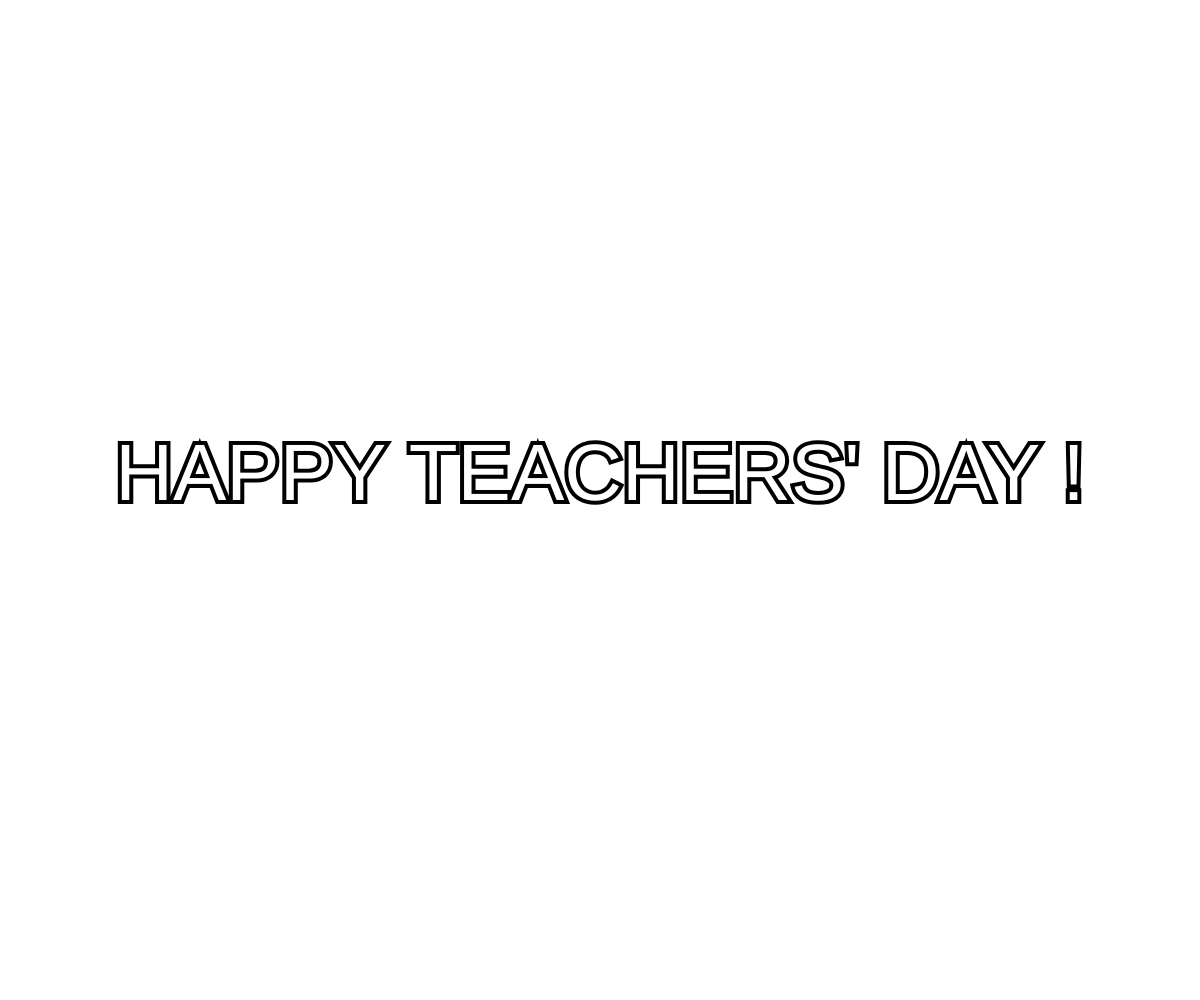
Frame 1 (no input)
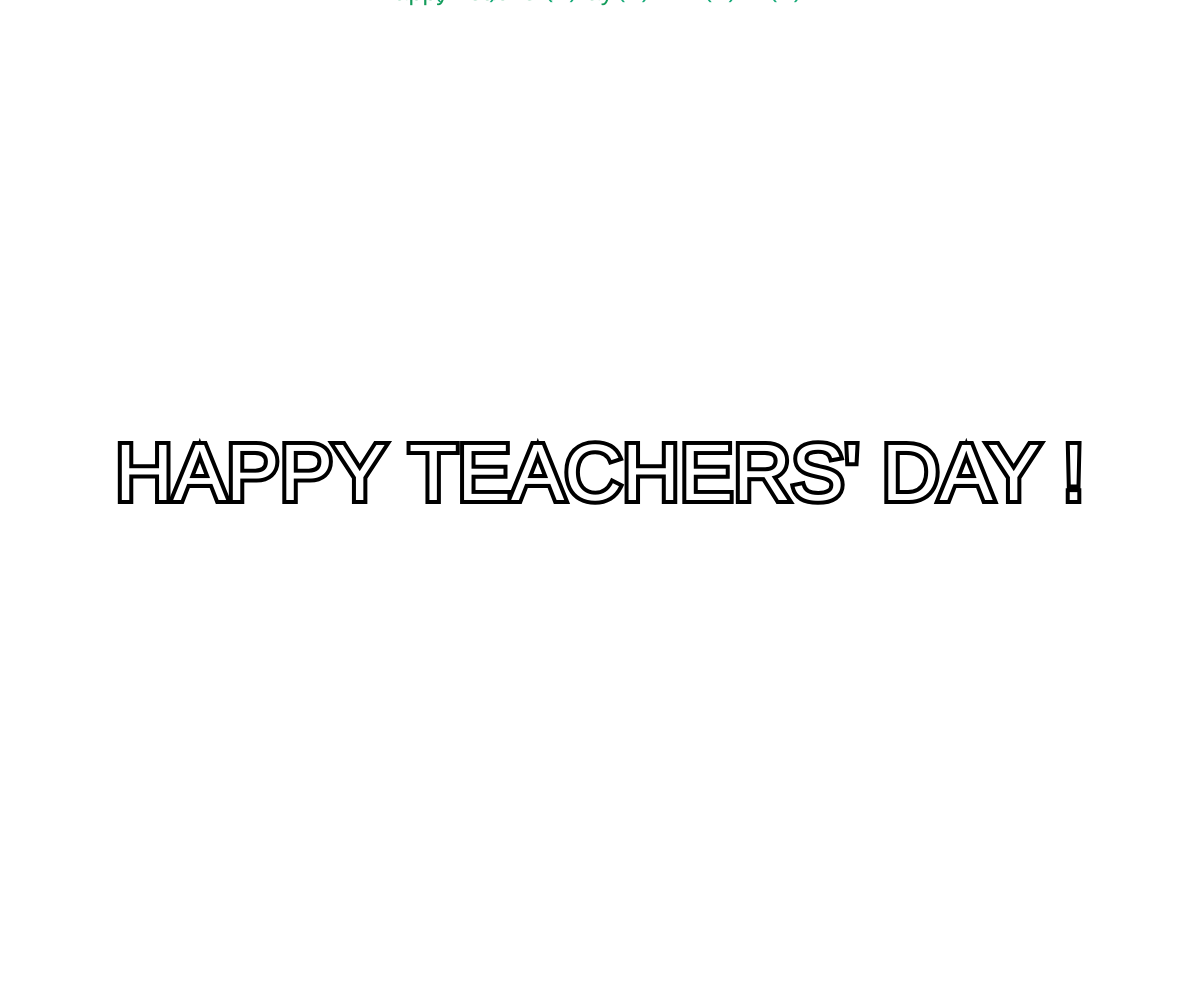
Frame 60 (no input)
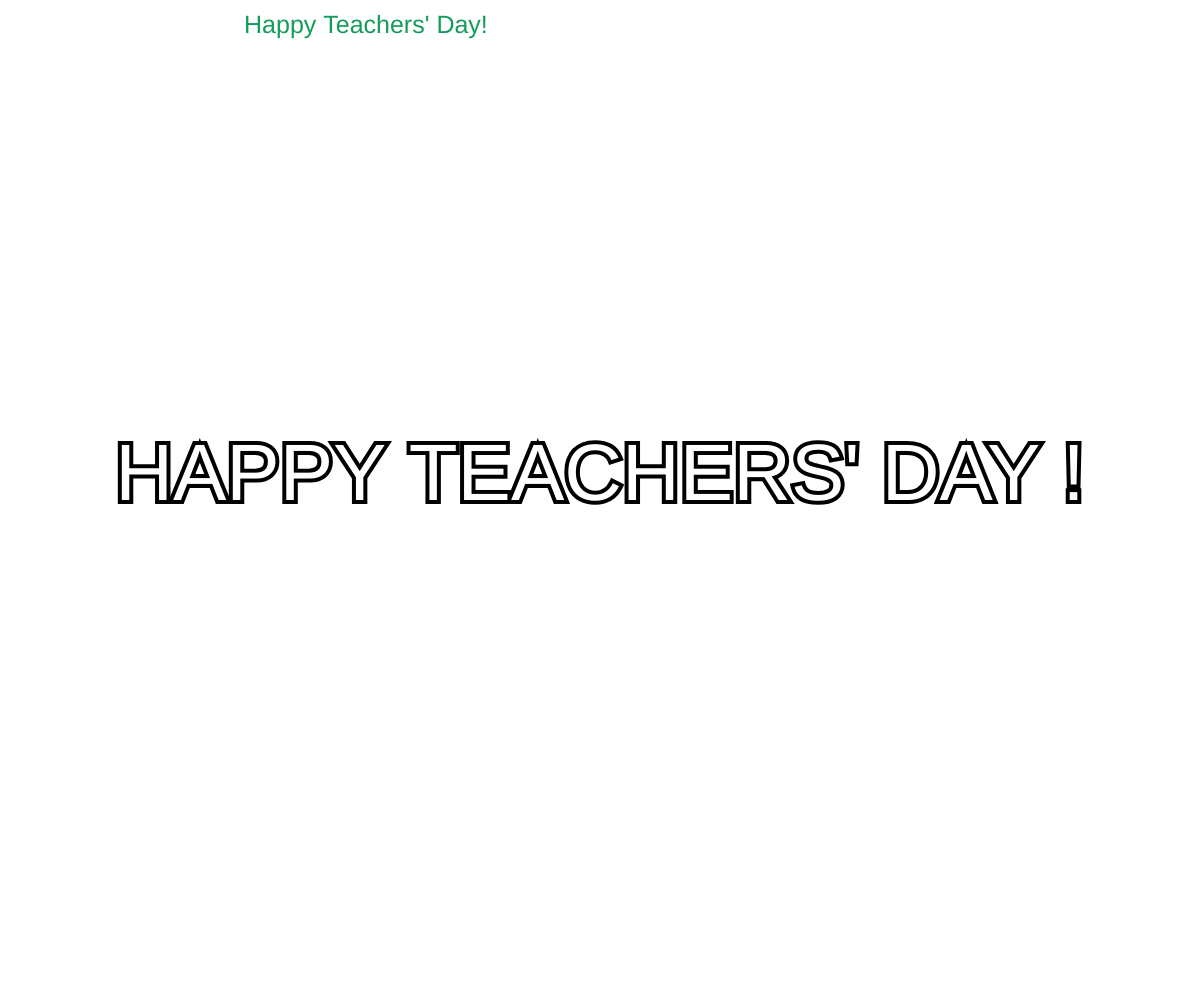
Frame 120 (the mouse pressed at the canvas centre since frame 60)

The p5.js sketch that drew these frames (run headless with seeded random() and noise() and a simulated clock; from frame 60 on, the mouse is pressed at the canvas centre):

// p5.js sketch
// ── sketch.js
var rightparticle;
var leftparticle;
var sentence;
var i;

function setup() {
    createCanvas(innerWidth, innerHeight);
    background(255);
    rightparticle = new ParticleSystem(createVector(width / 2, 0));

    sentence = new Array();
    sentence[0] = "Happy Teachers' Day!";
    sentence[1] = "教师节快乐!";
    sentence[2] = "F = ma";
    sentence[3] = "祝李老师教师节快乐！";
    sentence[4] = "祝严老师教师节快乐！";
    sentence[5] = "祝沈老师教师节快乐！";
    sentence[6] = "祝爽姐教师节快乐！";
    sentence[7] = "";
    sentence[8] = "祝倪老师教师节快乐！";
    sentence[9] = "祝刘佳姐姐教师节快乐！";
    sentence[10] = "祝高老师教师节快乐！";
    sentence[11] = "祝薄老师教师节快乐！";
    sentence[12] = "sin(A+B)=sin(A)cos(B)+cos(A)sin(B)";



    i = 0;
}

function draw() {
    background(255);
    i++;
    if (i == 5) {
        rightparticle.addParticle(sentence[parseInt(Math.random() * 13)], createVector(random(50, 210), random(20, 210)));
        i = 0;
    }
    rightparticle.run();
    textAlign(CENTER);
    stroke(0);
    strokeWeight(8);
    fill(255);
    textSize(80);
    text("HAPPY TEACHERS' DAY !", width / 2, height / 2);

}



var Particle = function(position, text, color) {
    this.acceleration = createVector(0, 0.01);
    this.velocity = createVector(random(-3, 3), random(-2, 0));
    this.position = position.copy();
    this.lifespan = 2000;
    this.text = text;
    this.color = color;
};

Particle.prototype.run = function() {
    this.update();
    this.display();
};

// Method to update position
Particle.prototype.update = function() {
    this.velocity.add(this.acceleration);
    this.position.add(this.velocity);
    this.lifespan -= 2;
};

// Method to display
Particle.prototype.display = function() {
    noStroke();
    strokeWeight(0);
    fill(random(20, 200), random(20, 200), 150, this.lifespan);
    //ellipse(this.position.x, this.position.y, 10, 10);
    textAlign(CENTER);
    fill(20, this.color.x, this.color.y, this.lifespan / 6);
    textSize(25);
    text(this.text, this.position.x, this.position.y);
    //rotate(random(-3 / 2, 3 / 2));
};

// Is the particle still useful?
Particle.prototype.isDead = function() {
    if (this.lifespan < 0) {
        return true;
    } else {
        return false;
    }
};

var ParticleSystem = function(position) {
    this.origin = position.copy();
    this.particles = [];
};

ParticleSystem.prototype.addParticle = function(sentence, color) {
    this.particles.push(new Particle(this.origin, sentence, color));
};

ParticleSystem.prototype.run = function() {
    for (var i = this.particles.length - 1; i >= 0; i--) {
        var p = this.particles[i];
        p.run();
        if (p.isDead()) {
            this.particles.splice(i, 1);
        }
    }
};
